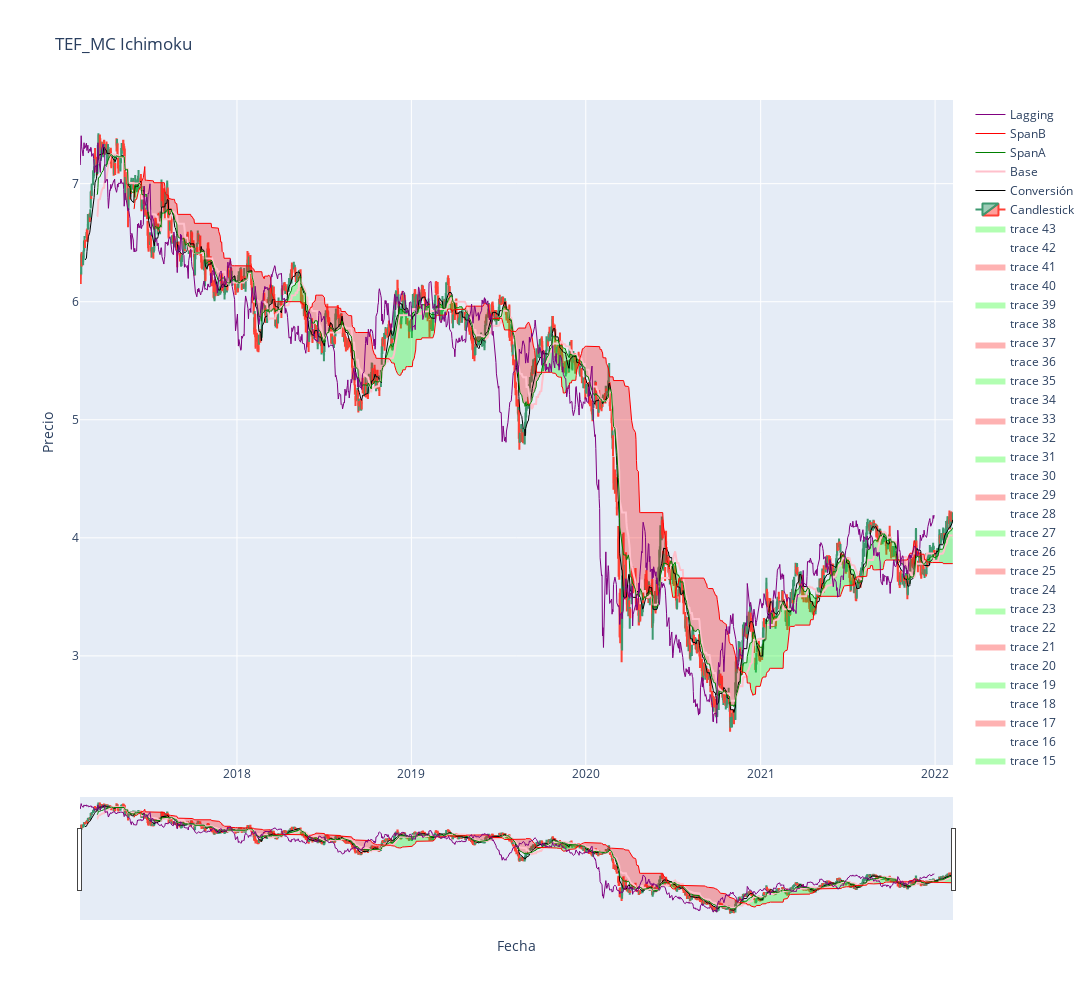

Notebook code cell kept with this figure:
### Code cell
df = get_df_desde_csv(path,"TEF_MC")
plot_ichimoku(df,"TEF_MC")
